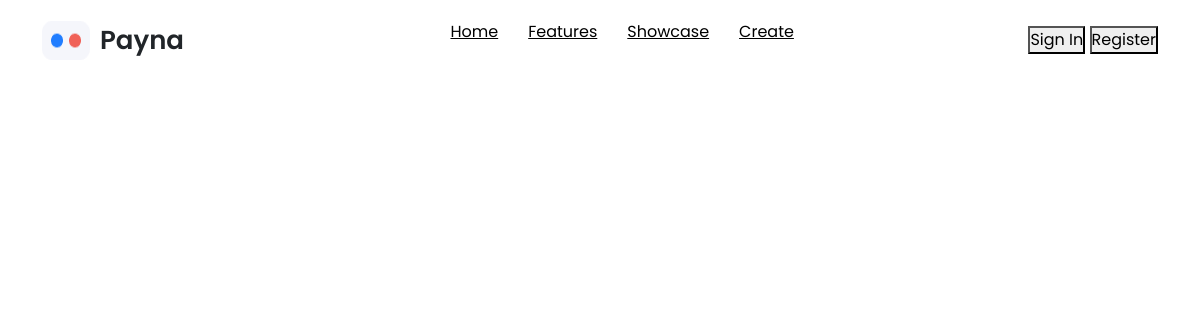
/allarticles, run on an earlier commit of the app's database.
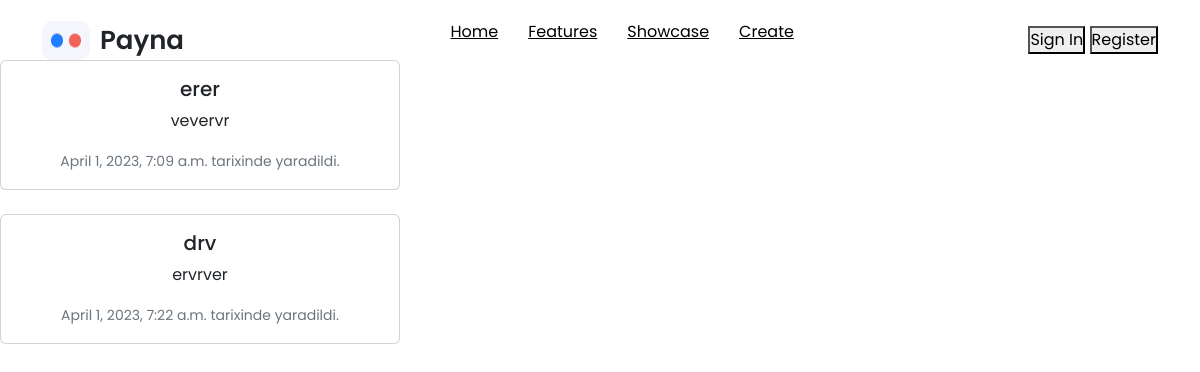
And on a later commit of the database.
### app/models.py (models this page shows)
class Article(models.Model):
    author = models.ForeignKey("auth.User", verbose_name=("Yaradan"), on_delete=models.CASCADE)
    sekil = models.ImageField(("Sekil"), upload_to="images/", height_field=None, width_field=None, max_length=None)
    name =models.CharField("Ad",max_length=255)
    metn = models.TextField(verbose_name="metn")
    create_date = models.DateTimeField('Yaranma tarixi',auto_now_add=True)

### app/views.py (the view)
# urls.py: path('allarticles',views.allarticles,name = 'allarticles'),
def allarticles(request):
    articles = Article.objects.all()
    print(articles)
    contextim  = {
        'articles': articles
    }
    return render(template_name='allarticles.html',request=request,context=contextim)

### templates/allarticles.html
{% extends 'base.html' %}
{% block main %}
{% for article in articles %}
<div class="col-sm-6 col-lg-4 mb-4">
    <div class="card text-center">
      <div class="card-body">
        <h5 class="card-title">{{article.name}}</h5>
        <p class="card-text">{{article.metn}}</p>
        <p class="card-text"><small class="text-muted">{{article.create_date}} tarixinde yaradildi.</small></p>
      </div>
    </div>
  </div>
{% endfor %}
{% endblock main %}

### templates/base.html (shortened to what this page needs)
<!DOCTYPE html>
<html lang="en">
{% load static %}
<head>
    <link rel="stylesheet" href="{% static './style.css' %}">
    <link rel="stylesheet" href="https://cdn.jsdelivr.net/npm/bootstrap@5.2.3/dist/css/bootstrap.min.css">
</head>
<body>
{% include "header.html" %}
{% block main %}{% endblock main %}
</body>
</html>

### templates/header.html
{% load static %}
<header>
    <nav class="container">
       <div class="logo"><img src="{% static 'Group 2.png' %}" alt="">Payna</div>
        <ul class="nav-items">
            <li class="nav-item"><a href="">Home</a></li>
            <li class="nav-item"><a href="">Features</a></li>
            <li class="nav-item"><a href="">Showcase</a></li>
            <li class="nav-item"><a href="{% url 'createarticle' %}">Create</a></li>
        </ul>
        <div class="nav-buttons">
            <a href="#" class="sign-in"> <button>Sign In</button></a>
            <a href="{% url 'register' %}" class="register"> <button>Register</button></a>
          </div>
    </nav>
</header>

### static/style.css (style rules this page uses)
* { margin: 0; padding: 0; box-sizing: border-box; font-family: "Poppins", sans-serif; }
.container { width: 80%; margin: auto; }
header { padding-top: 20px; }
a { text-decoration: none; }
li { list-style-type: none; }
nav { display: flex; justify-content: space-between; align-items: center; }
.logo { display: flex; gap: 10px; font-size: 26px; font-weight:600; vertical-align: center; }
.nav-items { display: flex; gap: 30px; }
.nav-item a { color: black; transition: all 0.5 ease 0s; }

What changed in the data, as far as the page shows it:
added Article: name "erer", metn "vevervr", create_date "April 1, 2023, 7:09 a.m."
added Article: name "drv", metn "ervrver", create_date "April 1, 2023, 7:22 a.m."
